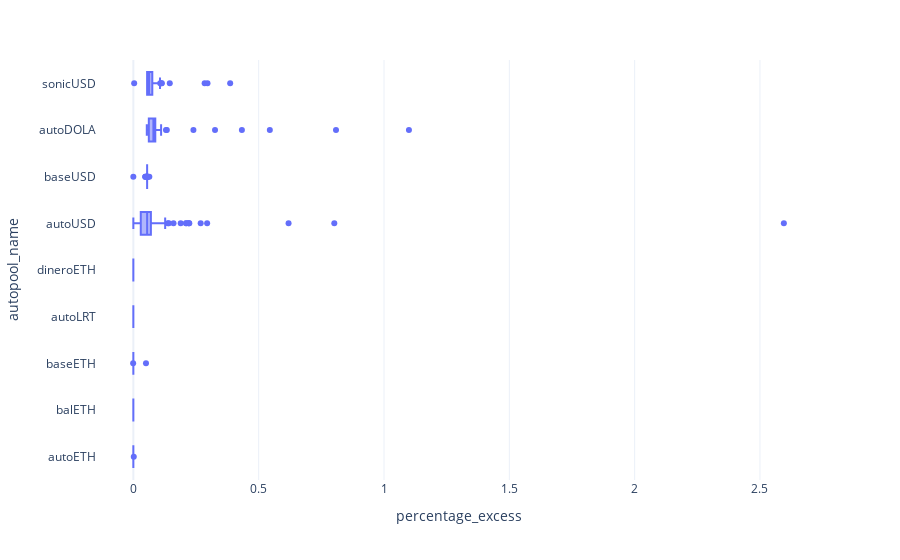

This figure's notebook cell:
### Code cell
df = df.rename(
    columns={
        "min_amount_in": "Minimum Expected Amount In",  # from the plan
        "amount_out": "Expected Amount Out",
        "quantity_out": "Actual Amount Out",  # from the event
        "quantity_in": "Actual Amount In",  # from the event
    }
)


local_df = df[
    [
        "move_name",
        "spot_value_in_solver_change",
        "Minimum Expected Amount In",
        "Expected Amount Out",
        "Actual Amount Out",
        "Actual Amount In",
        "datetime_generated",
        "autopool_vault_address_x",
        "file_name",
    ]
].copy()
local_df["autopool_name"] = local_df["autopool_vault_address_x"].map(autopool_names)
local_df["Excess Above"] = local_df["Actual Amount In"] - local_df["Minimum Expected Amount In"]

local_df["percentage_excess"] = (local_df["Excess Above"] / local_df["Minimum Expected Amount In"]) * 100
px.box(
    local_df,
    x="percentage_excess",
    y="autopool_name",
)

### Figure 1 — Plotly figure (JSON) as saved in the notebook; plotly's stock layout.template omitted (floating-point values rounded to 4 significant figures; data arrays with more than 128 entries replaced by an {"elided": "..."} marker saying what was removed)
{"data": [{"alignmentgroup": "True", "hovertemplate": "percentage_excess=%{x}<br>autopool_name=%{y}<extra></extra>", "legendgroup": "", "marker": {"color": "#636efa"}, "name": "", "notched": false, "offsetgroup": "", "orientation": "h", "showlegend": false, "type": "box", "x": {"elided": "3294 float values"}, "x0": " ", "xaxis": "x", "y": {"elided": "3294 str values"}, "y0": " ", "yaxis": "y"}], "layout": {"boxmode": "group", "legend": {"tracegroupgap": 0}, "margin": {"t": 60}, "xaxis": {"anchor": "y", "domain": [0, 1], "title": {"text": "percentage_excess"}}, "yaxis": {"anchor": "x", "domain": [0, 1], "title": {"text": "autopool_name"}}}}
